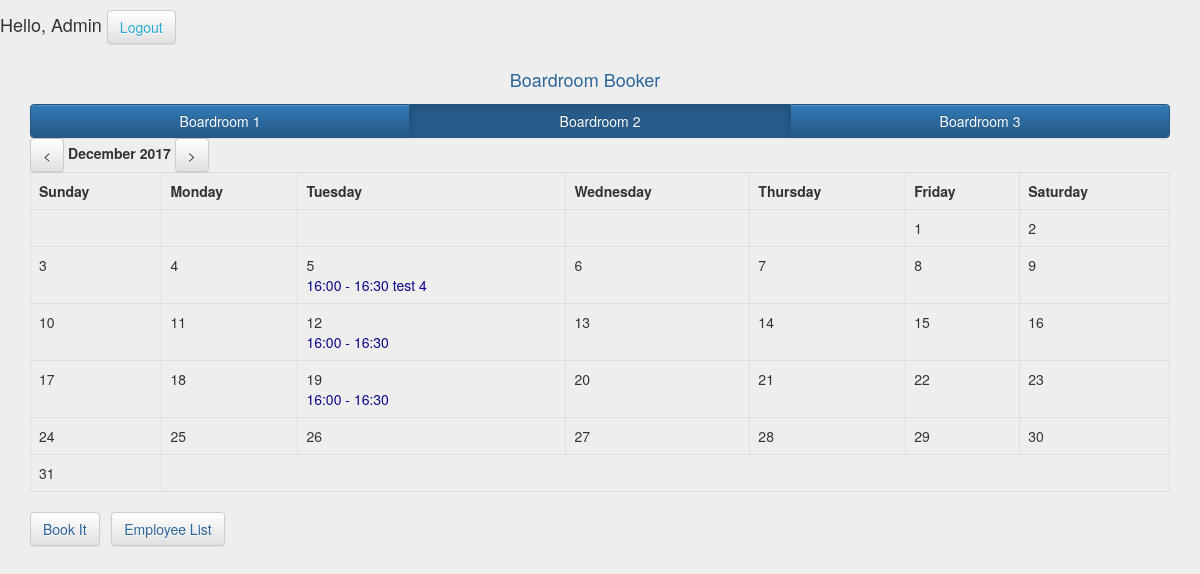
/index.php?c=index&a=index&room=2&d=0&go=next (signed in), run on the app's committed database.
### tables this page shows
CREATE TABLE `rooms` (
  `rooms_id` int(11) NOT NULL,
  `rooms_name` varchar(255) NOT NULL
);

CREATE TABLE `events` (
  `events_id` int(11) NOT NULL,
  `events_employer` int(11) NOT NULL,
  `events_start` datetime NOT NULL,
  `events_end` datetime NOT NULL,
  `events_description` text NOT NULL,
  `events_recurring` tinyint(1) NOT NULL DEFAULT '0',
  `events_specify` tinyint(1) NOT NULL DEFAULT '0',
  `events_duration` tinyint(1) NOT NULL DEFAULT '0',
  `events_parent` int(11) NOT NULL DEFAULT '0',
  `events_position` tinyint(1) NOT NULL DEFAULT '0',
  `events_room` int(11) NOT NULL DEFAULT '1',
  `events_created` datetime NOT NULL
);

### controllers/IndexController.php (called while the page is built, shortened)
<?php
class IndexController extends BaseController{
    public function index(){
        $d = (isset($_GET["d"])) ? $_GET["d"] : 0;
        if(isset($_GET["go"])){
            if($_GET["go"] == "prev"){
                $d--;
            }elseif($_GET["go"] == "next"){
                $d++;
            }
        }
        $currentRoom = (!isset($_GET["room"])) ? 1 : $_GET["room"];
        $currentTimeStamp = (isset($_GET["d"])) ? strtotime("first day of".$d." month") : strtotime("now");
        $m = date("F", $currentTimeStamp);
        $y = date("Y", $currentTimeStamp);
        $allDays = date("t", $currentTimeStamp);
        $firstDay = date("w", strtotime($y."-".date("m", $currentTimeStamp)."-1"));
        $rooms = Rooms::model()->findAll();
        $events = Bookit::model()->findAll(
            [
                "events_room =" => $currentRoom,
                "events_start >=" => date("Y-m-01 00:00:00", $currentTimeStamp),
                "events_end <=" => date("Y-m-".$allDays." 00:00:00", $currentTimeStamp)
            ],
            [
                "events_start" => "asc"
            ]
        );
        $eventsArray = [];
        foreach($events as $event){
            $day = date("j", strtotime($event["events_start"]));
            $eventsArray[$day][] = $event;
        }
        $eventCreateSuccess = (isset($_SESSION["formMessages"])) ? $_SESSION["formMessages"] : "";
        $eventCreateError = (isset($_SESSION["formErrorMessages"])) ? $_SESSION["formErrorMessages"] : "";
        $params = array(
            "currentRoom" => $currentRoom,
            "currentUser" => $_SESSION['userId'],
            "currentRole" => $_SESSION["userRole"],
            "d" => $d,
            "currMonth" => $m,
            "currYear" => $y,
            "allDays" => $allDays,
            "firstDay" => $firstDay,
            "rooms" => $rooms,
            "events" => $eventsArray,
            "eventCreateSuccess" => $eventCreateSuccess,
            "eventCreateError" => $eventCreateError,
        );
        $this->render('index', $params);
    }
}

### index.php (called while the page is built, shortened)
<?php
include("config/config.php");
include("libraries/autoloader.php");
$app = new App($config);
$app->start();

### libraries/autoloader.php (called while the page is built, shortened)
<?php
if(!function_exists("LibLoader")){
    function LibLoader($class){
        $class = strtolower($class);
        $filePath = __DIR__."/".$class.".php";
    }
}
if(!function_exists("LibControllers")){
    function LibControllers($class){
        $class = ucfirst($class);
        $filePath = __DIR__."/../controllers/".$class.".php";
    }
}
if(!function_exists("LibModels")){
    function LibModels($class){
        $class = ucfirst($class);
        $filePath = __DIR__."/../models/".$class.".php";
    }
}

### models/Models.php (called while the page is built, shortened)
<?php
abstract class Models{
    protected $db;
    private static  $_models = [];
    public function __construct(){
        $this->db = App::$db;
    }
    public static function model($className = __CLASS__){
        if(isset(self::$_models[$className])){
            return self::$_models[$className];
        }else{
            self::$_models[$className] = new $className();
            return self::$_models[$className];
        }
    }
    public function findAll($params = [], $orders = []){
        $sql = "select * from ".$this->getTableName();
        $dbParams = [];
        $sth = $this->db->prepare($sql);
        $sth->execute($dbParams);
        return $sth->fetchAll(PDO::FETCH_ASSOC);
    }
}

### models/Rooms.php (called while the page is built)
<?php
class Rooms extends Models{
    public function getTableName(){
        return "rooms";
    }
    public static function model($className = __CLASS__){
        return parent::model($className);
    }
}

### models/Bookit.php (called while the page is built, shortened)
<?php
class Bookit extends Models{
    public function getTableName(){
        return "events";
    }
    public static function model($className = __CLASS__){
        return parent::model($className);
    }
    public function findAll($params = [], $orders = []){
        $sql = "select * from ".$this->getTableName();
        $dbParams = [];
        if(count($params) != 0){
            $where = " where ";
            $ind = 0;
            foreach ($params as $key => $val){
                if($ind != 0){
                    $where .= " and ";
                }
                $where .= $key . ' ? ';
                $dbParams[] = $val;
                $ind++;
            }
            $sql .= $where;
        }
        if(count($orders) != 0){
            $order = " order by ";
            $ind = 0;
            foreach ($orders as $key => $val){
                $order .= $key." ".$val;
            }
            $sql .= $order;
        }
        $sth = $this->db->prepare($sql);
        $sth->execute($dbParams);
        return $sth->fetchAll(PDO::FETCH_ASSOC);
    }
}

### views/index/index.php (the view, shortened to what this page needs)
<div id="mainDiv">
    <div class="container navbar-brand" style="text-align: center; color: #2b669a ">
            Boardroom Booker
    </div>
    <div id="mainFrameDiv" class="container">
        <div id="contentDiv">
            <div class="btn-group btn-group-justified">
                <? foreach ($rooms as $room) { ?>
                    <a href="index.php?room=<?= $room['rooms_id'] ?>"
                       class="btn btn-primary <?= ($room['rooms_id'] == $currentRoom) ? "active" : "" ?>"
                       style='width: 100%'><?= $room['rooms_name'] ?></a>&nbsp;&nbsp;
                <? } ?>
            </div>
            <div id="timeNavigationMenu">
                <a id="previousMonth" href="?c=index&a=index&room=<?= $currentRoom?>&d=<?= $d ?>&go=prev" class="btn btn-default"><</a>
                <label><?= $currMonth ?>
                    <?= $currYear ?></label>
                <a id="nextMonth" href="?c=index&a=index&room=<?= $currentRoom?>&d=<?= $d ?>&go=next" class="btn btn-default">></a>
            </div>
            <div id="calendarDiv">
                <table class="table table-bordered">
                    <tr>
                        <th>Sunday</th>
                        <th>Monday</th>
                        <th>Tuesday</th>
                        <th>Wednesday</th>
                        <th>Thursday</th>
                        <th>Friday</th>
                        <th>Saturday</th>
                    </tr>
                    <tr>
                        <?
                        $start = 0;
                        $i = 1;
                        while ($start < $allDays + $firstDay){
                        if ($start == 7 || $start == 14 || $start == 21 || $start == 28 || $start == 35){
                        ?>
                    </tr>
                    <tr>
                        <?
                        }
                        if ($start < $firstDay) {
                            ?>
                            <td>&nbsp;</td>
                            <?
                        } else {
                            ?>
                            <td>
                                <?= $i ?><br>
                                <?
                                if (isset($events[$i])) {
                                    foreach ($events[$i] as $event) {
                                        if ($currentUser == $event["events_employer"] || $currentRole == 1) {
                                            echo '<a href="javascript: void(0);" data-id="'.$event['events_id'].'" data-type="btnShowDetail">' . date("H:i", strtotime($event["events_start"])) . ' - ' . date("H:i", strtotime($event["events_end"])) . ' ' . $event["events_description"] . '</a><br>';
                                        } else {
                                            echo '<span>' . date("H:i", strtotime($event["events_start"])) . ' - ' . date("H:i", strtotime($event["events_end"])) . ' ' . $event["events_description"] . '</span><br>';
                                        }
                                    }
                                } ?>
                            </td>
                            <?
                            $i++;
                        }
                        $start++;
                        }
                        ?>
                    </tr>
                </table>
            </div>
        </div>
        <div id="menuDiv">
            <a href="index.php?c=bookit&a=index&room=<?= $currentRoom ?>" class="btn btn-default" style="color: #2b669a">Book It</a>&nbsp;&nbsp;
            <? if (App::checkAdmin()) { ?>
                <a href="index.php?c=employeelist&a=index" class="btn btn-default" style="color: #2b669a">Employee List</a>
            <? } ?>
        </div>
    </div>
</div>

### css/main.css (style rules this page uses)
body { background: #eee !important; }

### views/index/index.php (style rules this page uses)
a { color: #08088A; }

### data on the page
rooms: $room['rooms_id'] 1 (drawn), rooms_name "Boardroom 1"
rooms: rooms_name "Boardroom 2"
rooms: rooms_name "Boardroom 3"
events: events_start "16:00", events_end "16:30", events_description "test 4"
events: events_start "16:00", events_end "16:30"
events: events_start "16:00", events_end "16:30"

### other printed values
$_SESSION["authName"] "Admin"
$currMonth "December"
$currYear "2017"
